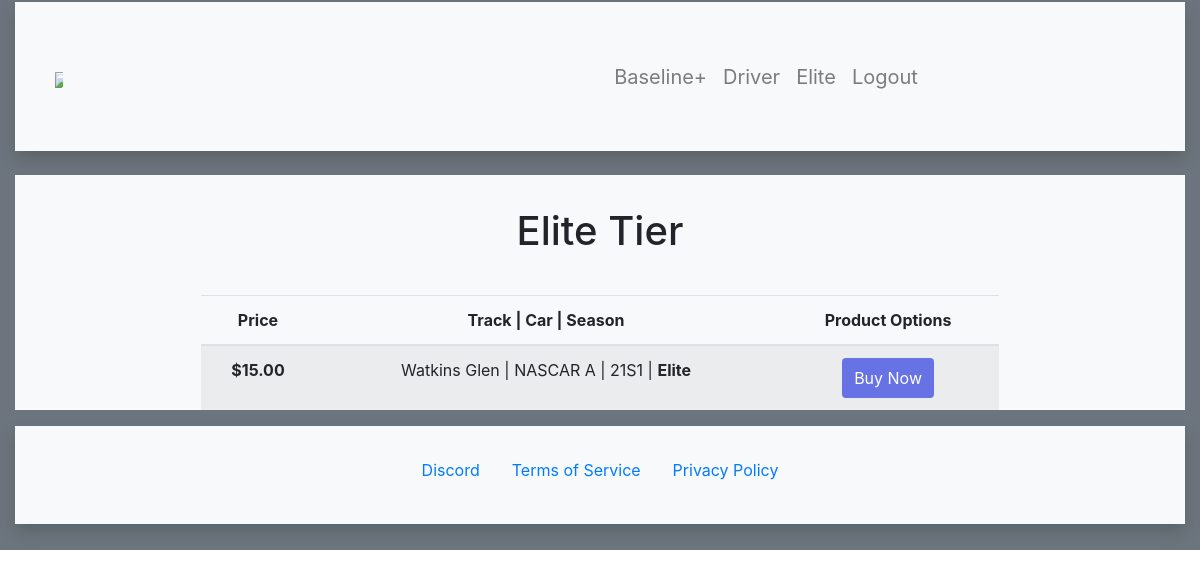
Screenshot of /elite (signed in) with the database file from the repository.
### login/models.py (models this page shows, shortened)
class Product(models.Model):
    name= models.CharField(max_length=100)
    category= models.CharField(max_length=15)
    price=models.DecimalField(max_digits=7, decimal_places=2, default=0.00)
    created_at = models.DateTimeField(auto_now_add=True)
    updated_at = models.DateTimeField(auto_now=True)

### login/views.py (the view)
# urls.py: path('elite', views.elite_products),
def elite_products(request):
    if 'user_id' not in request.session:
        return redirect('/')
    eliteproducts = Product.objects.filter(category='Elite')
    context = {
        'eliteproducts': eliteproducts
    }
    return render(request, 'elite.html', context)

### login/templates/elite.html (shortened to what this page needs)
<!DOCTYPE html>
<html lang="en">
<head>
  <link rel="stylesheet" href="https://maxcdn.bootstrapcdn.com/bootstrap/4.5.2/css/bootstrap.min.css">
</head>
<body>
<div class="container-fluid bg-secondary" style="padding-top: 2px; padding-bottom: 2px;">
    <div class="shadow p-4 mb-4 bg-light">
        <nav class="navbar navbar-expand-xl navbar-light bg-light">
            <a class="navbar-brand" style="font-size: 50px;" href="/home"><img class="img-fluid" src="https://i.postimg.cc/TwLpSfCf/majorsgaragev4.png" style="height: auto; max-width: 50%;"></a>
            <div class="mx-auto">
                <div class="collapse navbar-collapse" id="navbarSupportedContent">
                <ul class="navbar-nav mr-auto" style="font-size: 20px;">
                    <li class="nav-item dropdown" style="margin-left: 300px;">
                        <a class="nav-link" href="/baseline">Baseline+</a>
                    </li>
                    <li class="nav-item dropdown">
                        <a class="nav-link" href="/driver">Driver</a>
                    </li>
                    <li class="nav-item dropdown">
                        <a class="nav-link" href="/elite">Elite</a>
                    </li>
                    <li class="nav-item dropdown">
                        <a class="nav-link" href="/logout">Logout</a>
                    </li>
                </ul>
                </div>
            </div>
        </nav>
    </div>
    <div class="container-fluid bg-light" style="height: 100%;">
        <table class="table table-striped" style="text-align: center; width: 70%; margin-left: 15%;">
            <h2 style="font-size: 40px; text-align: center; padding: 2rem;">Elite Tier</h2>
              <thead>
                <tr>
                  <th scope="col">Price</th>
                  <th scope="col">Track | Car | Season</th>
                  <th scope="col">Product Options</th>
                </tr>
              </thead>
              <tbody>
                  {% for product in eliteproducts %}
                <tr>
                  <th scope="row">${{product.price}}</th>
                  <td>{{product.name}} | <b>{{product.category}}</b></td>
                  <td>
                  <button
                      style="background-color:#6772E5;color:#FFF;padding:8px 12px;border:0;border-radius:4px;font-size:1em"
                      id="checkout-button-price_1HlsC0IOxJKMqXnbQW0ijFQ4"
                      role="link"
                      type="button">
                      Buy Now
                  </button>
                  </td>
                </tr>
                {% endfor %}
              </tbody>
          </table>
    </div>
    <div class="shadow p-4 mb-4 bg-light" style="margin-top: 5px; margin-bottom: 5px;">
        <div class="container-fluid bg-light" style="height: 50px;">
                <ul class="nav" style="justify-content: center;">
                    <li class="nav-item">
                    <a class="nav-link" href="/coming-soon">Discord</a>
                    </li>
                    <li class="nav-item">
                    <a class="nav-link" href="/coming-soon">Terms of Service</a>
                    </li>
                    <li class="nav-item">
                    <a class="nav-link" href="/coming-soon">Privacy Policy</a>
                    </li>
                </ul>
        </div>
    </div>
</div>
</body>
</html>

### rows the page displays
Product: price "15.00", name "Watkins Glen | NASCAR A | 21S1", category "Elite"
